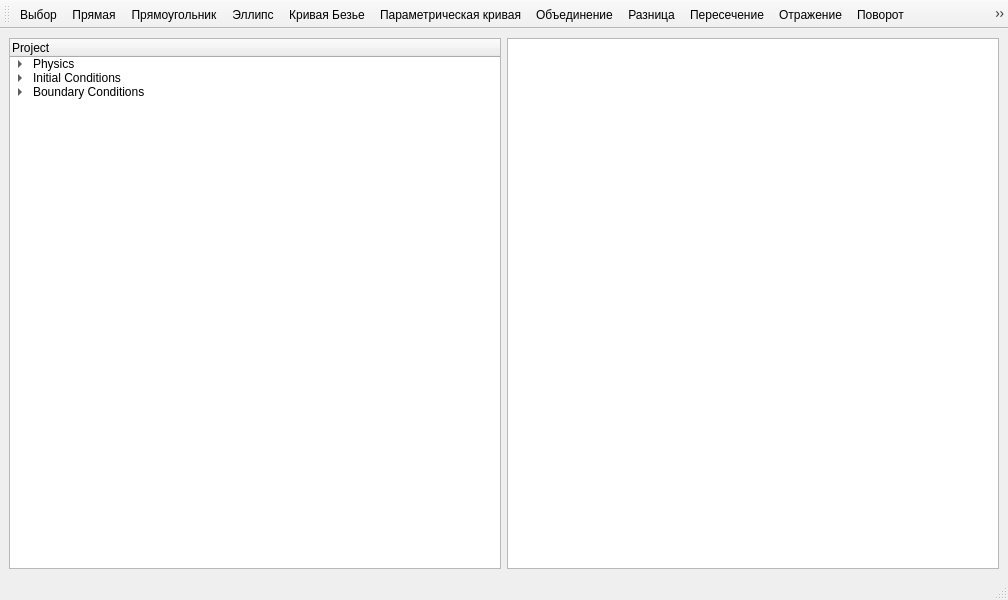
<?xml version="1.0" encoding="UTF-8"?>
<ui version="4.0">
 <class>MainWindow</class>
 <widget class="QMainWindow" name="MainWindow">
  <property name="geometry">
   <rect>
    <x>0</x>
    <y>0</y>
    <width>1008</width>
    <height>600</height>
   </rect>
  </property>
  <property name="windowTitle">
   <string>MainWindow</string>
  </property>
  <widget class="QWidget" name="centralwidget">
   <layout class="QHBoxLayout" name="horizontalLayout">
    <item>
     <widget class="QTreeWidget" name="projectTree">
      <property name="minimumSize">
       <size>
        <width>200</width>
        <height>0</height>
       </size>
      </property>
      <column>
       <property name="text">
        <string>Project</string>
       </property>
      </column>
      <item>
       <property name="text">
        <string>Physics</string>
       </property>
       <item>
        <property name="text">
         <string>Turbulence Model: Laminar</string>
        </property>
       </item>
      </item>
      <item>
       <property name="text">
        <string>Initial Conditions</string>
       </property>
       <item>
        <property name="text">
         <string>Velocity: (0, 0)</string>
        </property>
       </item>
       <item>
        <property name="text">
         <string>Pressure: 0</string>
        </property>
       </item>
      </item>
      <item>
       <property name="text">
        <string>Boundary Conditions</string>
       </property>
       <item>
        <property name="text">
         <string>Inlet: Velocity (1, 0)</string>
        </property>
       </item>
       <item>
        <property name="text">
         <string>Outlet: Pressure 0</string>
        </property>
       </item>
      </item>
     </widget>
    </item>
    <item>
     <layout class="QVBoxLayout" name="verticalLayout">
      <item>
       <widget class="GraphicsView" name="graphicsView"/>
      </item>
      <item>
       <layout class="QHBoxLayout" name="propertiesLayout"/>
      </item>
     </layout>
    </item>
   </layout>
  </widget>
  <widget class="QMenuBar" name="menubar">
   <property name="geometry">
    <rect>
     <x>0</x>
     <y>0</y>
     <width>1008</width>
     <height>22</height>
    </rect>
   </property>
  </widget>
  <widget class="QStatusBar" name="statusbar"/>
  <widget class="QToolBar" name="mainToolBar">
   <property name="windowTitle">
    <string>Tools</string>
   </property>
   <attribute name="toolBarArea">
    <enum>TopToolBarArea</enum>
   </attribute>
   <attribute name="toolBarBreak">
    <bool>false</bool>
   </attribute>
   <addaction name="actionSelect"/>
   <addaction name="actionDrawLineByParams"/>
   <addaction name="actionDrawRectByParams"/>
   <addaction name="actionDrawCircleByParams"/>
   <addaction name="actionDrawCurveByParams"/>
   <addaction name="actionDrawParametric"/>
   <addaction name="actionUnion"/>
   <addaction name="actionDifference"/>
   <addaction name="actionIntersection"/>
   <addaction name="actionMirror"/>
   <addaction name="actionRotate"/>
   <addaction name="actionBuildMesh"/>
  </widget>
  <action name="actionSelect">
   <property name="text">
    <string>Выбор</string>
   </property>
  </action>
  <action name="actionDrawLineByParams">
   <property name="text">
    <string>Прямая</string>
   </property>
  </action>
  <action name="actionDrawRectByParams">
   <property name="text">
    <string>Прямоугольник</string>
   </property>
  </action>
  <action name="actionDrawCircleByParams">
   <property name="text">
    <string>Эллипс</string>
   </property>
  </action>
  <action name="actionDrawCurveByParams">
   <property name="text">
    <string>Кривая Безье</string>
   </property>
  </action>
  <action name="actionDrawParametric">
   <property name="text">
    <string>Параметрическая кривая</string>
   </property>
  </action>
  <action name="actionUnion">
   <property name="text">
    <string>Объединение</string>
   </property>
  </action>
  <action name="actionDifference">
   <property name="text">
    <string>Разница</string>
   </property>
  </action>
  <action name="actionIntersection">
   <property name="text">
    <string>Пересечение</string>
   </property>
  </action>
  <action name="actionMirror">
   <property name="text">
    <string>Отражение</string>
   </property>
  </action>
  <action name="actionRotate">
   <property name="text">
    <string>Поворот</string>
   </property>
  </action>
  <action name="actionBuildMesh">
   <property name="text">
    <string>Построить сетку</string>
   </property>
  </action>
 </widget>
 <customwidgets>
  <customwidget>
   <class>GraphicsView</class>
   <extends>QGraphicsView</extends>
   <header>src.widgets.graphics_view</header>
  </customwidget>
 </customwidgets>
 <resources/>
 <connections/>
</ui>
